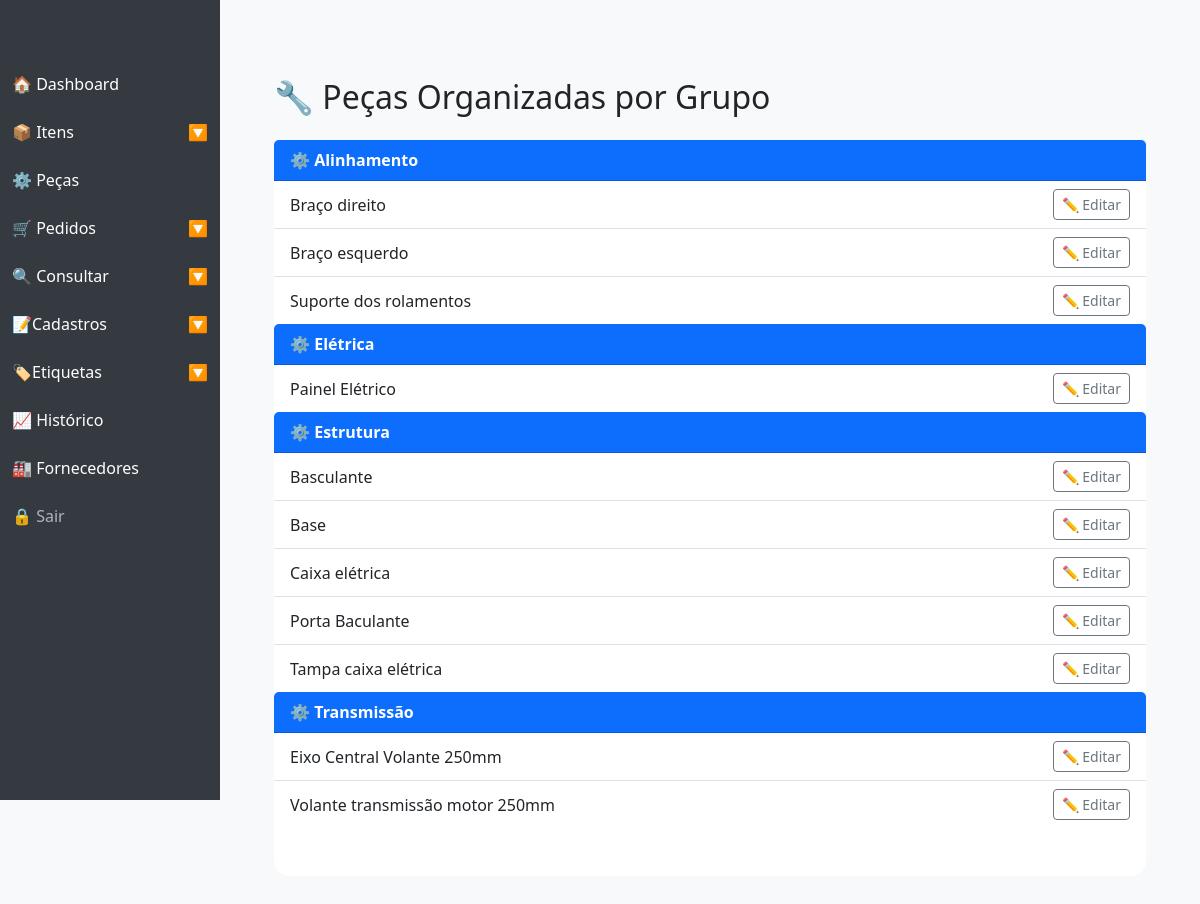
/pecas_grupos.php, run on the app's committed database.
### tables this page shows
CREATE TABLE `peca` (
  `id` int(11) NOT NULL,
  `nome` varchar(220) NOT NULL,
  `descricao` text NOT NULL,
  `id_grupo` int(11) NOT NULL,
  `id_modelo` int(11) NOT NULL,
  `codigo` varchar(220) DEFAULT NULL,
  `estoque_atual` int(11) DEFAULT NULL,
  `estoque_minimo` int(11) DEFAULT NULL,
  `usuario` varchar(220) DEFAULT NULL,
  `createad` datetime DEFAULT current_timestamp(),
  `modifield` datetime DEFAULT NULL
);

CREATE TABLE `grupos` (
  `id` int(11) NOT NULL,
  `nome` varchar(220) NOT NULL,
  `descricao` text NOT NULL,
  `usuario` varchar(220) DEFAULT NULL,
  `created` date DEFAULT current_timestamp()
);

### pecas_grupos.php (the view, shortened to what this page needs)
<?php
require 'conexao.php';
include 'include/head.php';
$stmt = $pdo->query("
    SELECT
    peca.id AS peca_id,
    peca.nome AS peca_nome,
    grupos.nome AS grupo_nome
FROM
    peca
INNER JOIN
    grupos ON peca.id_grupo = grupos.id
ORDER BY
    grupos.nome, peca.nome;
");
$pecas = $stmt->fetchAll(PDO::FETCH_ASSOC);
?>
</head>
<body>
<?php include 'include/sidebar.php'; ?>
<div class="content">
    <div class="container-fluid">
<div class="container mt-5">
    <h2 class="mb-4">🔧 Peças Organizadas por Grupo</h2>
    <?php
    $grupoAtual = null;
    foreach ($pecas as $peca):
        if ($peca['grupo_nome'] != $grupoAtual):
            if ($grupoAtual !== null) {
                echo "</ul>";
            }
            $grupoAtual = $peca['grupo_nome'];
            ?>
            <div class="card mb-3">
                <div class="card-header bg-primary text-white">
                    <strong>⚙️ <?= htmlspecialchars($grupoAtual) ?></strong>
                </div>
                <ul class="list-group list-group-flush">
        <?php endif; ?>
                <li class="list-group-item d-flex justify-content-between align-items-center">
                    <?= htmlspecialchars($peca['peca_nome']) ?>
                    <a href="editar_peca.php?id=<?= $peca['peca_id'] ?>" class="btn btn-sm btn-outline-secondary">
                        ✏️ Editar
                    </a>
                </li>
    <?php endforeach; ?>
    <?php if (!empty($pecas)) echo "</ul></div>"; ?>
</div>

### css/styles.css (style rules this page uses)
body { background-color: #f8f9fa; }
.content { margin-left: 220px; padding: 30px; }
.card { border: none; border-radius: 15px; }

### data on the page
peca: id_grupo.nome "Alinhamento", nome "Braço direito"
peca: nome "Braço esquerdo"
peca: nome "Suporte dos rolamentos"
peca: id_grupo.nome "Elétrica", nome "Painel Elétrico"
peca: id_grupo.nome "Estrutura", nome "Basculante"
peca: nome "Base"
peca: nome "Caixa elétrica"
peca: nome "Porta Baculante"
peca: nome "Tampa caixa elétrica"
peca: id_grupo.nome "Transmissão", nome "Eixo Central Volante 250mm"
peca: nome "Volante transmissão motor 250mm"
